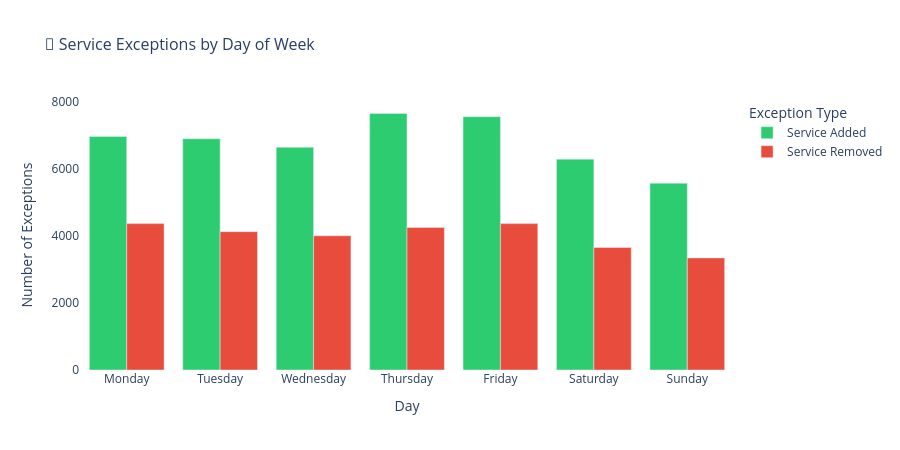

This figure's notebook cell:
### Code cell
# Which day of the week sees the most service exceptions?
day_exceptions = pd.read_sql("""
    SELECT day_of_week, exception_label, COUNT(*) as count
    FROM calendar_dates
    GROUP BY day_of_week, exception_label
    ORDER BY count DESC
""", engine)

day_order = ['Monday','Tuesday','Wednesday','Thursday','Friday','Saturday','Sunday']
day_exceptions['day_of_week'] = pd.Categorical(
    day_exceptions['day_of_week'], categories=day_order, ordered=True
)
day_exceptions = day_exceptions.sort_values('day_of_week')

fig8 = px.bar(
    day_exceptions,
    x='day_of_week',
    y='count',
    color='exception_label',
    barmode='group',
    color_discrete_map={
        'Service Added':   '#2ecc71',
        'Service Removed': '#e74c3c'
    },
    title='📆 Service Exceptions by Day of Week',
    labels={
        'count': 'Number of Exceptions',
        'day_of_week': 'Day',
        'exception_label': 'Exception Type'
    }
)
fig8.update_layout(plot_bgcolor='white', title_font_size=16, height=450)
fig8.show()

### Figure 1 — Plotly figure (JSON) as saved in the notebook; plotly's stock layout.template omitted (floating-point values rounded to 4 significant figures)
{"data": [{"alignmentgroup": "True", "hovertemplate": "Exception Type=Service Added<br>Day=%{x}<br>Number of Exceptions=%{y}<extra></extra>", "legendgroup": "Service Added", "marker": {"color": "#2ecc71", "pattern": {"shape": ""}}, "name": "Service Added", "offsetgroup": "Service Added", "orientation": "v", "showlegend": true, "textposition": "auto", "type": "bar", "x": ["Monday", "Tuesday", "Wednesday", "Thursday", "Friday", "Saturday", "Sunday"], "xaxis": "x", "y": [6970, 6902, 6646, 7655, 7561, 6292, 5576], "yaxis": "y"}, {"alignmentgroup": "True", "hovertemplate": "Exception Type=Service Removed<br>Day=%{x}<br>Number of Exceptions=%{y}<extra></extra>", "legendgroup": "Service Removed", "marker": {"color": "#e74c3c", "pattern": {"shape": ""}}, "name": "Service Removed", "offsetgroup": "Service Removed", "orientation": "v", "showlegend": true, "textposition": "auto", "type": "bar", "x": ["Monday", "Tuesday", "Wednesday", "Thursday", "Friday", "Saturday", "Sunday"], "xaxis": "x", "y": [4369, 4129, 4005, 4254, 4369, 3655, 3346], "yaxis": "y"}], "layout": {"barmode": "group", "height": 450, "legend": {"title": {"text": "Exception Type"}, "tracegroupgap": 0}, "plot_bgcolor": "white", "title": {"font": {"size": 16}, "text": "📆 Service Exceptions by Day of Week"}, "xaxis": {"anchor": "y", "domain": [0, 1], "title": {"text": "Day"}}, "yaxis": {"anchor": "x", "domain": [0, 1], "title": {"text": "Number of Exceptions"}}}}
